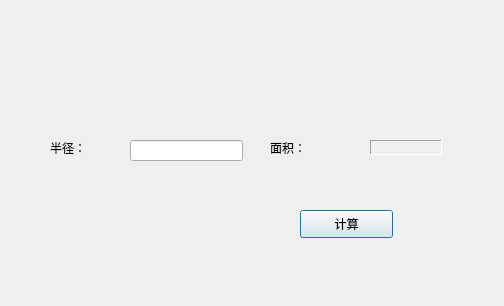
<?xml version="1.0" encoding="UTF-8"?>
<ui version="4.0">
 <class>Dialog</class>
 <widget class="QDialog" name="Dialog">
  <property name="geometry">
   <rect>
    <x>0</x>
    <y>0</y>
    <width>504</width>
    <height>306</height>
   </rect>
  </property>
  <property name="windowTitle">
   <string>Dialog</string>
  </property>
  <widget class="QLabel" name="radiuslabel">
   <property name="geometry">
    <rect>
     <x>50</x>
     <y>140</y>
     <width>72</width>
     <height>15</height>
    </rect>
   </property>
   <property name="text">
    <string>半径：</string>
   </property>
  </widget>
  <widget class="QLabel" name="areaLabel_1">
   <property name="geometry">
    <rect>
     <x>270</x>
     <y>140</y>
     <width>72</width>
     <height>15</height>
    </rect>
   </property>
   <property name="text">
    <string>面积：</string>
   </property>
  </widget>
  <widget class="QLabel" name="areaLabel_2">
   <property name="geometry">
    <rect>
     <x>370</x>
     <y>140</y>
     <width>72</width>
     <height>15</height>
    </rect>
   </property>
   <property name="frameShape">
    <enum>QFrame::Panel</enum>
   </property>
   <property name="frameShadow">
    <enum>QFrame::Sunken</enum>
   </property>
   <property name="text">
    <string/>
   </property>
  </widget>
  <widget class="QLineEdit" name="radiuslineEdit">
   <property name="geometry">
    <rect>
     <x>130</x>
     <y>140</y>
     <width>113</width>
     <height>21</height>
    </rect>
   </property>
  </widget>
  <widget class="QPushButton" name="countBtn">
   <property name="geometry">
    <rect>
     <x>300</x>
     <y>210</y>
     <width>93</width>
     <height>28</height>
    </rect>
   </property>
   <property name="text">
    <string>计算</string>
   </property>
  </widget>
 </widget>
 <layoutdefault spacing="6" margin="11"/>
 <resources/>
 <connections/>
</ui>
